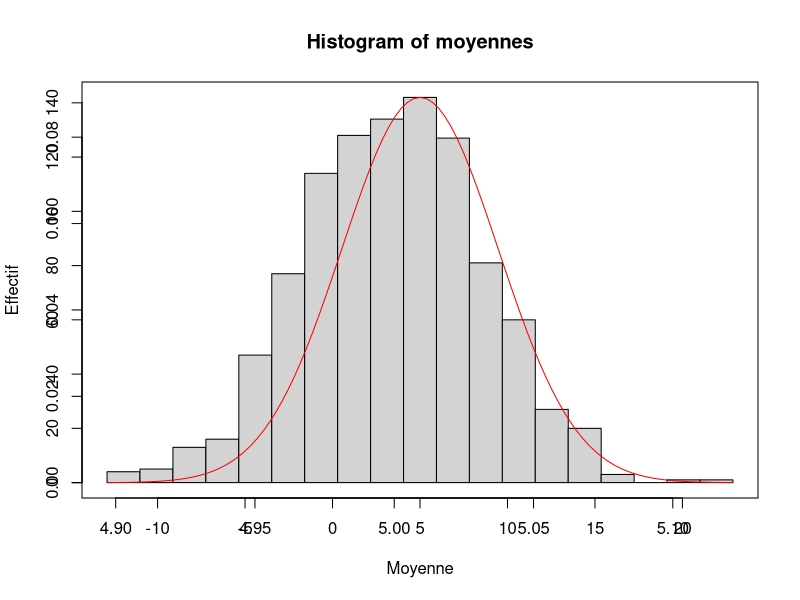

Reproduce this figure in R.
# Exercice 3 - Question 1
# Simulation d'une loi géométrique et vérification des intervalles de confiance

# Fonction simulant m échantillons de taille n de la loi géométrique de paramètre p

simule_geometriques <- function(m,n,p)
{
  # On créée un vecteur contenant les m échantillons
  echantillons <- matrix(nrow = m, ncol = n)
  
  for (k in (1:m))
  {
    # rgeom(n,p) simule un échantillon de taille n d'une variable aléatoire Y 
    # telle que Y+1 suit une loi géométrique de paramètre p
    y = rgeom(n,p)
    echantillons[k,] <- y+1
  }

  echantillons
}

# Fonction évaluant l'intervalle de confiance asymptotique de seuil alpha
# pour une échantillon donné suivant une loi géométrique

intervalle <- function(echantillon, alpha)
{
  n <- length(echantillon)
  # On évalue la moyenne empirique de l'echantillon et on en déduit une estimation du paramètre
  # de la loi que suivent les variables aléatoires
  Xn <- mean(echantillon)
  Pn <- 1/Xn
  # On calcule les valeurs nécessaires à l'évaluation de l'intervalle
  Ua <- qnorm(1 - alpha/2)
  lambda <- (Ua^2)*Pn/n
  inter <- sqrt(1 + 4*(1-Pn)/(lambda*Pn))
  # ON évalue l'intervalle
  b_inf <- Pn - (1/2)*lambda*(Pn^2)*(1 + inter)
  b_sup <- Pn - (1/2)*lambda*(Pn^2)*(1 - inter)
  cat("Pn ", Pn, "\n")
  IC <- c(b_inf,b_sup)
  cat("IC ", IC, "\n")
  IC
}

# Fonction simulant m échantillons de taille n de la loi géométrique de paramètre p, et calculant
# ensuite leur intervalle de confiance de seuil alpha pour Pn obtenu via une évaluation empirique. 
# Elle affiche ensuite le taux d'intervalles de confiance contenant p sur les m calculés.
validation_intervalles <- function(m,n,p,alpha)
{
  # Simulation des m échantillons de taille n et de paramètre p
  echantillons = simule_geometriques(m,n,p)
  # Validation des intervalles
  bons_intervalles <- 0
  for (k in (1:m))
  {
    # Calcul de l'interval de confiance
    IC = intervalle(echantillons[k,],alpha)
    # Vérification de la validité de l'intervalle
    if (p > IC[1] & p < IC[2])
    {
      bons_intervalles <- bons_intervalles + 1
    }
  }
  cat("p ", p, "\n")
  taux <- bons_intervalles/m
  cat(taux*100, "% des intervalles encadrent bien le paramètre p. Pourcentage attendu : ", (1 - alpha)*100, "%")

}

# validation_intervalles(10000,1000,0.4,0.05)

# Fonction simulant m échantillons de taille n de la loi géométrique de paramètre p, et calculant
# ensuite leur moyenne empirique. Elle affiche ensuite si le nombre de moyennes empiriques ayant 
# un écart inférieur à e avec l'espérance

validation_grands_nombres <- function(m,n,p,e)
{
  # Simulation des m échantillons de taille n et de paramètre p
  echantillons <- simule_geometriques(m,n,p)
  # Validation des moyennes empiriques
  esperance <- 1/p
  bonnes_moyennes <- 0
  for (k in (1:m))
  {
    moyenne_empirique = mean(echantillons[k,])
    if (abs(moyenne_empirique - esperance) < e)
    {
      bonnes_moyennes <- bonnes_moyennes + 1
    }
  }
  cat(bonnes_moyennes, "échantillons (de taille",n,") sur les", m ,"simulés ont un écart entre leur espérance et leur moyenne empirique inférieur à", e, "\n")
}

# Execution en faisant augmenter la valeur de n
validation_grands_nombres(100,500,0.7,0.05)
validation_grands_nombres(100,1000,0.7,0.05)
validation_grands_nombres(100,5000,0.7,0.05)
# On peut conclure de ces résultats que la moyenne empirique se rapproche bien de l'espérance
# quand n augmente, ce qui confirme le résultat de la loi faible des grands nombre

validation_theoreme_central <- function(m,n,p)
{
  # Simulation des m échantillons de taille n et de paramètre p
  echantillons <- simule_geometriques(m,n,p)
  # Validation des moyennes empiriques
  moyennes <- matrix(0,1,m)
  moy <- 1/p
  std <- sqrt(1-p)/p
  for (k in (1:m))
  {
    moyennes[k] <- mean(echantillons[k,])
  }
  min <- min(moyennes)
  max <- max(moyennes)
  brk <- seq(min,max,length = 20)
  hist(moyennes,xlab = "", ylab = "Effectif", breaks = brk)
  par(new=TRUE)
  plot(function(x) dnorm(x,moy,std),  moy-4*std, moy+4*std,xlab="Moyenne",ylab="",main = "", col = "red")
}

validation_theoreme_central(1000,20000,0.2)
